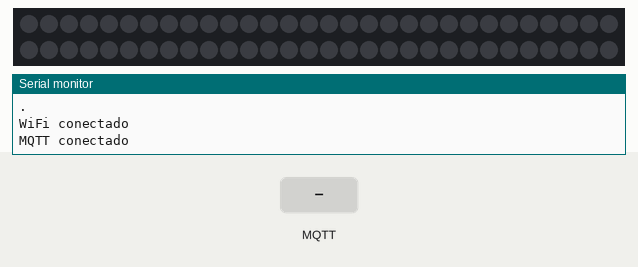
Simulated run of this sketch. Board: ESP8266 (NodeMCU). Shown: 60 RGB LEDs in strip order, left to right, continuing on the next row, the last lines printed to the serial monitor. Inputs (shaded band) come from the test bench. WiFi joins after 1.5 s; servers stay silent unless stated; no MQTT or app messages arrive unless stated.

Above: at 2.7 s.
2.8 s: MQTT message "VERMELHO" arrives on the first subscribed topic
At 4.1 s:
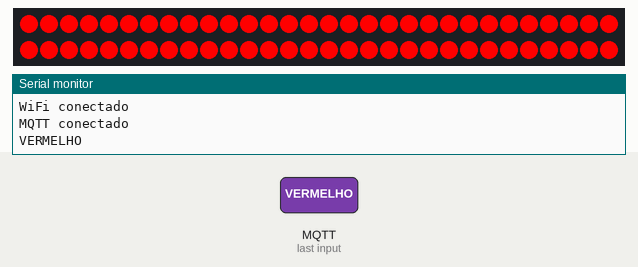
4.4 s: MQTT message "VERDE" arrives on the first subscribed topic
At 5.4 s:
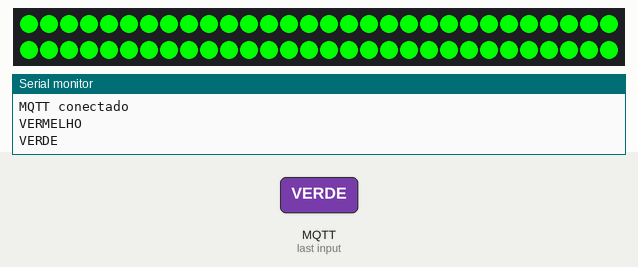
6.0 s: MQTT message "AMARELO" arrives on the first subscribed topic
At 6.6 s:
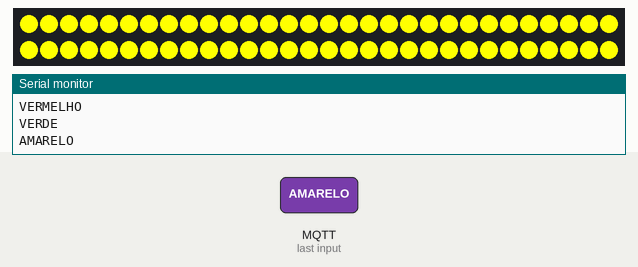
7.6 s: MQTT message "AZUL" arrives on the first subscribed topic
At 9.0 s:
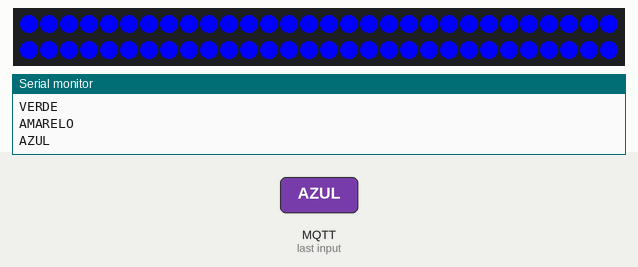
Timing chart, 0 to 10.2 s (numbered marks = the images above; inputs shaded):
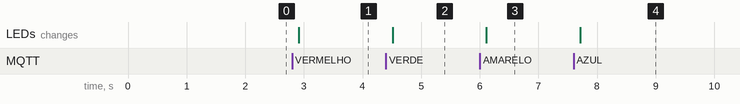

The sketch:

led_stroop_fita.ino
```cpp
#include<ESP8266WiFi.h>
#include<PubSubClient.h>
#include<Adafruit_NeoPixel.h>

#define ssid "gustavo"
#define password "D562mJxX"
//#define BROKER_MQTT "m14.cloudmqtt.com"
//#define BROKER_PORT 10505
#define BROKER_MQTT "10.42.0.1"
#define BROKER_PORT 1883
//

#define PIN D1


WiFiClient espClient;
PubSubClient client(espClient);

// Parameter 1 = number of pixels in strip
// Parameter 2 = Arduino pin number (most are valid)
// Parameter 3 = pixel type flags, add together as needed:

Adafruit_NeoPixel strip = Adafruit_NeoPixel(60, PIN, NEO_GRB + NEO_KHZ800);


//função que conecta ao broker MQTT
void initMQTT(){
  client.setServer(BROKER_MQTT,BROKER_PORT);
  while(!client.connect("LED","sakhlfvx","3RKpMDJB89aL"));
  //while(!client.connect("LED"));
  Serial.println("MQTT conectado");
  client.setCallback(callback);
}

//função que conecta ao wifi
void initWiFi(){
  delay(10);
//  char ssid[] = "IC-RedeSemFio";
//  char password[] = "icuffsemfio";
  Serial.println("Tentando conenctar");
  WiFi.begin(ssid,password);
  while(WiFi.status() !=  WL_CONNECTED){
      delay(500);
      Serial.println(".");
  }
  Serial.println("WiFi conectado");
}

//função responsavel por ler as informações mandadas pelo broker mqtt
void callback(char* topic, byte* payload, unsigned int length){
  String message;
  for (int i = 0; i < length; i++) {
    char c = (char)payload[i];
    message += c;
  }
  //apagar();
  if(!message.equals("game_over"))acender(message);
  //else apagar();
}

void apagar(){
//  if(digitalRead(VERMELHO)) digitalWrite(VERMELHO,LOW);
//  else if(digitalRead(VERDE)) digitalWrite(VERDE,LOW);
//  else if(digitalRead(AMARELO)) digitalWrite(AMARELO,LOW);
//  else if(digitalRead(AZUL)) digitalWrite(AZUL,LOW);

}

void acender(String cor){
  if(cor.equals("VERMELHO")){
    colorWipe(strip.Color(255, 0, 0)); // Red;
    Serial.println(cor);
  }
  else if(cor.equals("VERDE")){
    colorWipe(strip.Color(0, 255, 0)); // Green
    Serial.println(cor);
  }
  else if(cor.equals("AMARELO")){
    colorWipe(strip.Color(255, 255, 0)); // Yellow
    Serial.println(cor);
  }
  else if(cor.equals("AZUL")){
    colorWipe(strip.Color(0, 0, 255)); // Blue
    Serial.println(cor);
  }
  else{
      int cod1 = cor.substring(0,2).toInt();
      int cod2 = cor.substring(4,7).toInt();
      int cod3 = cor.substring(9,11).toInt();
      colorWipe(strip.Color(cod1,cod2,cod3));
    }
}

void colorWipe(uint32_t c) {
  for(uint16_t i=0; i<strip.numPixels(); i++) {
    strip.setPixelColor(i, c);
    strip.show();
  }
}

void setup() {

  strip.begin();
  strip.show(); // Initialize all pixels to 'off'
  Serial.begin(115200);
  initWiFi();
  initMQTT();
  client.subscribe("botao_apertado");

//  //setar os leds
//  pinMode(VERMELHO,OUTPUT);
//  pinMode(VERDE,OUTPUT);
//  pinMode(AMARELO,OUTPUT);
//  pinMode(AZUL,OUTPUT);

}

void loop() {

  client.loop();
}
```

Measured:
- after the input at 2.8 s, the LEDs: change after 0.11 s (image 1)
- after the input at 4.4 s, the LEDs: change after 0.11 s (image 2)
- after the input at 6.0 s, the LEDs: change after 0.11 s (image 3)
- after the input at 7.6 s, the LEDs: change after 0.11 s (image 4)
